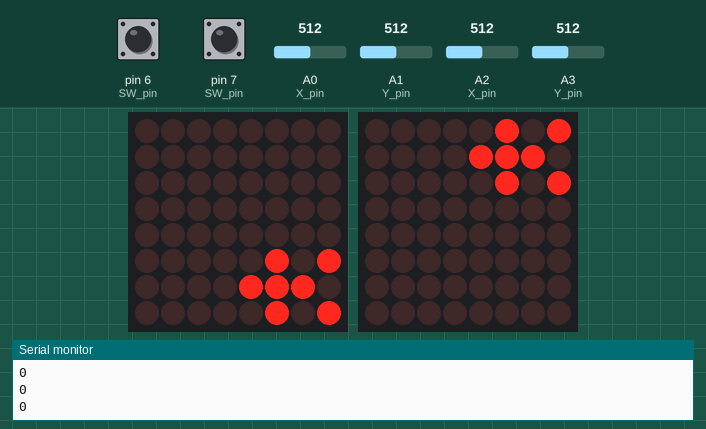
This sketch was run on a simulated Arduino Mega 2560, built with avr-gcc and run on an emulated ATmega2560. Parts: 2 × 8×8 LED matrix, 2 × 0×0 LED matrix, the last lines printed to the serial monitor. The inputs (shaded band) are chosen by the test bench; at power-on: pin 7 (SW_pin) HIGH, pin 6 (SW_pin) HIGH, A0 (X_pin) = 512, A2 (X_pin) = 512, A1 (Y_pin) = 512, A3 (Y_pin) = 512.

Above: at 1.2 s.
1.3 s: pin 7 (SW_pin) pulled LOW for 0.15 s
At 1.4 s:
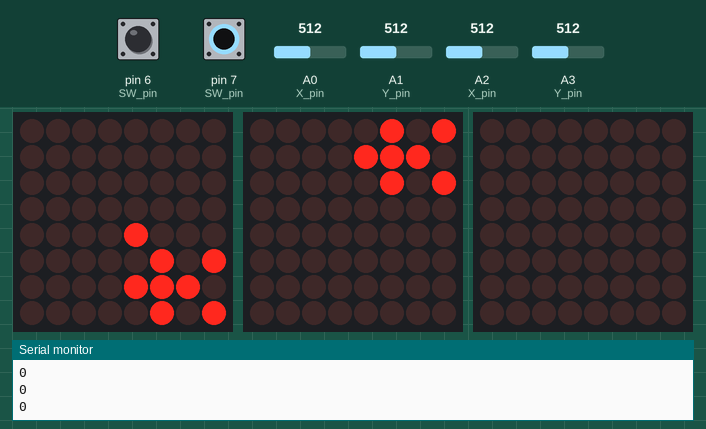
2.0 s: pin 6 (SW_pin) pulled LOW for 1 s
At 2.9 s:
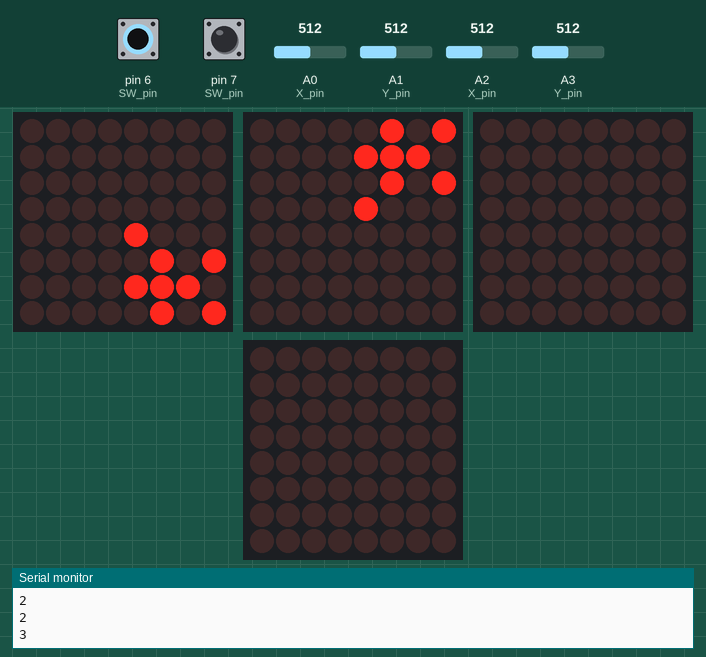
3.6 s: A0 (X_pin) set to 884
5.7 s: A0 (X_pin) set to 919
At 6.8 s:
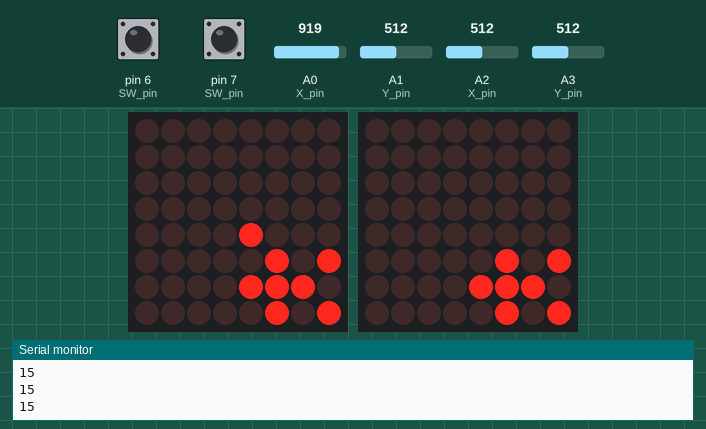
7.4 s: A2 (X_pin) set to 109
8.9 s: A2 (X_pin) set to 92
At 9.8 s:
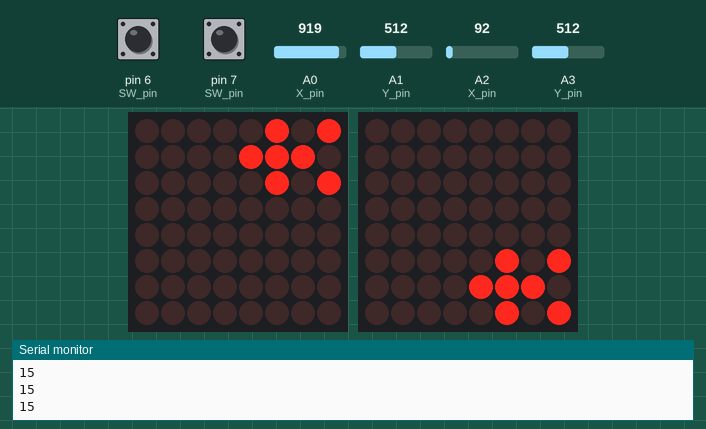
Timing chart, 0 to 11.6 s (numbered marks = the images above; inputs shaded):
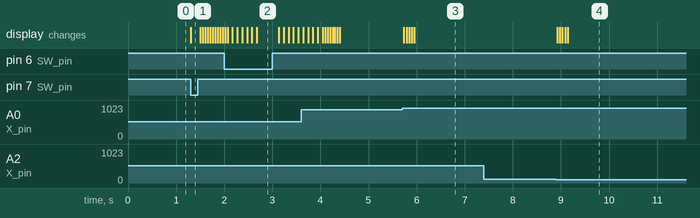

The sketch:

sketch_nov10a.ino
```cpp
#include <LedControl.h>

// DIN, CLK, CS
LedControl lc1 = LedControl(26, 11, 27, 1);
LedControl lc2 = LedControl(22, 13, 23, 1);
LedControl lc3 = LedControl(24, 12, 25, 1);

int SW_pin[2] = {6, 7}; // digital pin connected to switch output
int X_pin[2] = {0, 2}; // analog pin connected to X output
int Y_pin[2] = {1, 3};// analog pin connected to Y output

// initial positions of players
int row[2] = {0, 5};
int col[2] = {4, 4};


class Player{

  public:

  LedControl lc = lc2;
  LedControl lcProj1 = lc1;
  LedControl lcProj2 = lc3;
  int row;
  int col;
  int rowProj1;
  int rowProj2;
  int colProj1;
  int colProj2;
  int counterProj1 = 0;
  int counterProj2 = 0;

  int SW_pin; // digital pin connected to switch output
  int X_pin; // analog pin connected to X output
  int Y_pin;// analog pin connected to Y output

  void makeCharacter(){

    lc.setLed(0, row, col, 0);
    lc.setLed(0, row+1, col, 1);
    lc.setLed(0, row+2, col, 0);
    lc.setLed(0, row, col+1, 1);
    lc.setLed(0, row+1, col+1, 1);
    lc.setLed(0, row+2, col+1, 1);
    lc.setLed(0, row, col+2, 0);
    lc.setLed(0, row+1, col+2, 1);
    lc.setLed(0, row+2, col+2, 0);
    lc.setLed(0, row, col+3, 1);
    lc.setLed(0, row+1, col+3, 0);
    lc.setLed(0, row+2, col+3, 1);

  }

  void wipeCharacter(){

    for (int i = 0; i < 3; i++){
      for (int j = 0; j < 4; j++){
        lc.setLed(0, row+i, col+j, 0);
      }
    }

  }

  void moveCharacter(){

    if (analogRead(X_pin) > 900 && row < 5){

      wipeCharacter();
      row++;
      makeCharacter();
//      delay(100);


    }
    if (analogRead(X_pin) < 100 && row > 0){

      wipeCharacter();
      row--;
      makeCharacter();
//      delay(100);


    }


    if (analogRead(Y_pin) > 900){

      for (int i=0; i<4; i++){
        wipeCharacter();
        col--;
        makeCharacter();
//        delay(30*i);
      }
//      delay(300);

      for (int i=0; i<4; i++){
        wipeCharacter();
        col++;
        makeCharacter();
//        delay(60/(i+1));
      }

    }
  }
  void makeProjectile1() {
    rowProj1 = row+3;
    colProj1 = col;
    lc.setLed(0, rowProj1, col, 1);
  }
  void makeProjectile2() {
    rowProj2 = row - 1;
    colProj2 = col;
    lc.setLed(0, rowProj2, col, 1);
  }
  void clearProjectile1() {
    if (rowProj1 > 7) {
      lcProj1 = lc2;
      counterProj1++;
    }
    lcProj1.setLed(0, rowProj1, colProj1, 0);
  }

  void clearProjectile2() {
    if (rowProj2 < 0) {
      lcProj2 = lc2;
      counterProj2++;
    }
    lcProj2.setLed(0, rowProj2, colProj2, 0);
  }

  void moveProjectile1 (){
    clearProjectile1();
    rowProj1++;
    if (rowProj1 > 7 && counterProj1 == 0) {
      lcProj1 = lc2;
      rowProj1 = 0;
      counterProj1++;
    }
    if (rowProj1 > 7 && counterProj1 == 1) {
      lcProj1 = lc3;
      rowProj1 = 0;
      counterProj1++;
    }
    lcProj1.setLed(0, rowProj1, col, 1);
    delay(50);
  }
  void moveProjectile2 (){
    clearProjectile2();
    rowProj2--;
    if (rowProj2 < 0 && counterProj2 == 0) {
      lcProj2 = lc2;
      rowProj2 = 7;
      counterProj2++;
    }
    if (rowProj2 < 0 && counterProj2 == 1) {
      lcProj2 = lc1;
      rowProj2 = 7;
      counterProj2++;
    }
    lcProj2.setLed(0, rowProj2, col, 1);
    delay(50);
  }

};

Player player1;
Player player2;

void setup() {

  // initialize each led matrix
  lc1.shutdown(0, false);
  lc1.setIntensity(0,8);
  lc1.clearDisplay(0);

  lc2.shutdown(0, false);
  lc2.setIntensity(0,8);
  lc2.clearDisplay(0);

  lc3.shutdown(0, false);
  lc3.setIntensity(0,8);
  lc3.clearDisplay(0);

  pinMode(SW_pin[0], INPUT);
  digitalWrite(SW_pin[0], HIGH);

  pinMode(SW_pin[1], INPUT);
  digitalWrite(SW_pin[1], HIGH);

  Serial.begin(9600);

  //player1
  player1.lc = lc3;

  player1.row = 5;
  player1.col = 4;

  player1.X_pin = 2;
  player1.Y_pin = 3;
  player1.SW_pin = 7;

  //player2
  player2.lc = lc1;

  player2.row = 0;
  player2.col = 4;

  player2.X_pin = 0;
  player2.Y_pin = 1;
  player2.SW_pin = 6;

  player1.makeCharacter();
  player2.makeCharacter();


}

int status1 = 0;
int status2 = 0;

void loop() {
  // put your main code here, to run repeatedly:

  player1.moveCharacter();
  player2.moveCharacter();

  if ( digitalRead(SW_pin[0]) == 0 && status1 == 0) {
    player2.makeProjectile1();
    status1 = 1;
  }

  if ( digitalRead(SW_pin[1]) == 0 && status2 == 0) {
    player1.makeProjectile2();
    status2 = 1;
  }
  if (status1 ==1) {
    player2.moveProjectile1();
  }
  if (status2 ==1) {
    player1.moveProjectile2();
  }
  Serial.println(player1.counterProj2);
  if (player1.counterProj2 == 2){
    status1 = 0;
  }
  if (player2.counterProj1 == 2) {
    status2 = 0;
  }


}
```

Measured:
- the behaviour switches between 900 and 901 on A0 (X_pin) (found by bisection; images 2 and 3)
- the behaviour switches between 100 and 99 on A2 (X_pin) (found by bisection; images 3 and 4)
- after the input at 1.3 s, the display: changes at once (image 1)
- after the input at 2.0 s, the display: first changes at once (image 2 shows a later state)
- after the input at 5.7 s, the display: first changes at once (image 3 shows a later state)
- after the input at 8.9 s, the display: first changes at once (image 4 shows a later state)
